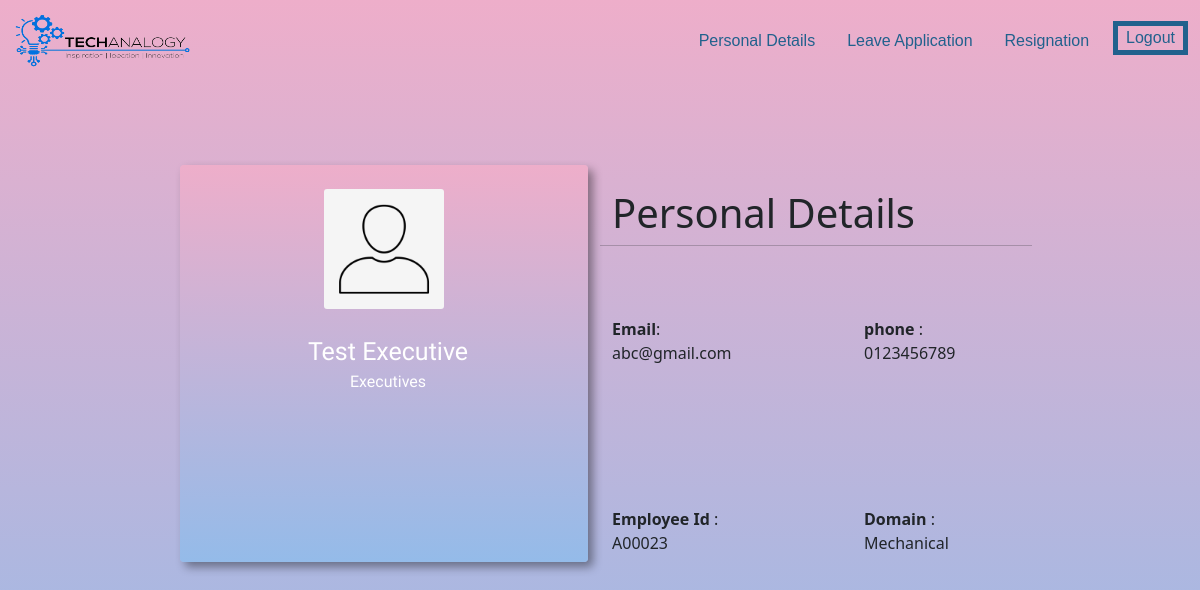
Before: /dashboard/personal (signed in) with the older database file.
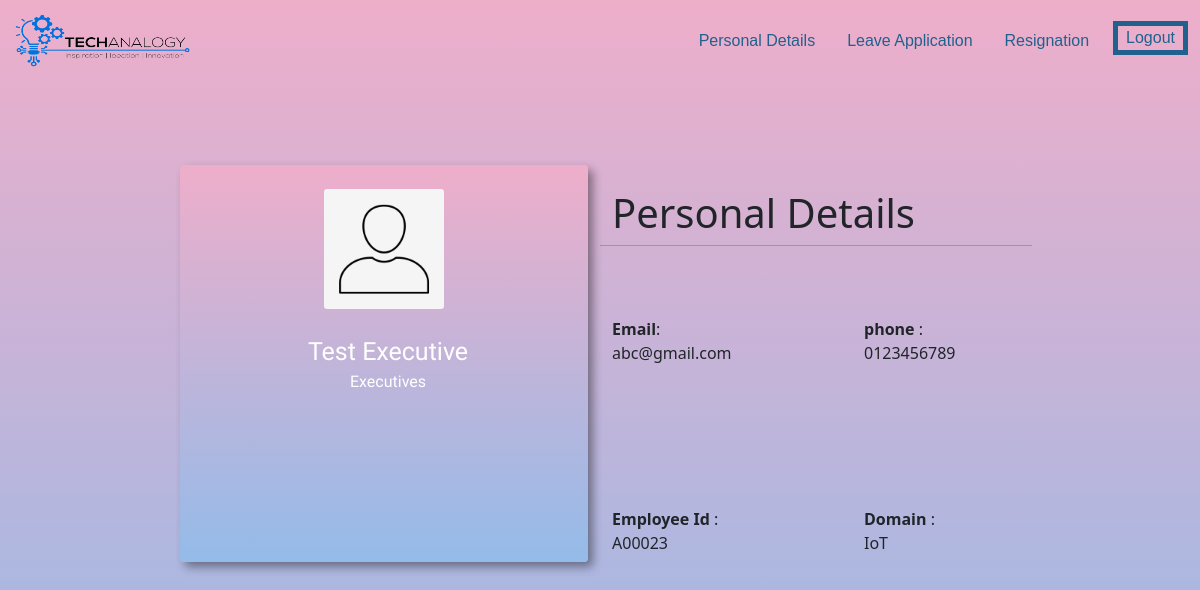
After: the same page with the newer database file.
### Employee/models.py (models this page shows, shortened)
class Employee(models.Model):
    user = models.OneToOneField(User, on_delete=models.CASCADE)
    title = models.CharField(choices=Title, max_length=3, null=False, blank=False)
    gender = models.CharField(choices=Gender, max_length=6, null=False, blank=False)
    firstname = models.CharField('Firstname', max_length=125, null=False, blank=False)
    lastname = models.CharField('Lastname', max_length=125, null=False, blank=False)
    image = models.ImageField(default='default.jpg', upload_to='profile_pics')
    department = models.ManyToManyField(Department, verbose_name='Department')
    role = models.ManyToManyField(Role, verbose_name='Role')
    phoneNumberRegex = RegexValidator(regex = r"^\+?1?\d{8,15}$")
    phoneNumber = models.CharField(validators = [phoneNumberRegex], max_length = 16, unique = True, default='0123456789')
    email = models.EmailField(max_length=124, default='abc@gmail.com')
    startdate = models.DateField('Employment Date', help_text='date of employment', blank=False, null=True)
    employeetype = models.CharField(choices=Employment_Type, max_length=15, blank=False, null=True)
    employeeid = models.CharField('Employee ID Number', max_length=10, null=True, blank=True)
    created = models.DateTimeField(verbose_name='Created', auto_now_add=True, null=True)
    updated = models.DateTimeField(verbose_name='Updated', auto_now=True, null=True)
    def get_role(self):
        r=''
        for role in self.role.all():
            r=r+role.role_name
        return r
    def get_department(self):
        r=''
        for department in self.department.all():
            r=r+department.department_name
        return r
    def get_name(self):
        first_name=self.firstname
        last_name=self.lastname
        if not first_name:
            return last_name
        elif not last_name:
            return first_name
        else:
            full_name=first_name+' '+last_name
            return full_name

class Department(models.Model):
    department_name = models.CharField(max_length=125, blank=True)
    description = models.CharField(max_length=125, null=True, blank=True)

class Role(models.Model):
    role_name = models.CharField(max_length=125, blank=True)
    description = models.CharField(max_length=125, null=True, blank=True)

### Dashboard/views.py (the view)
# urls.py: path('personal', views.Personal, name='Personal'),
@login_required
def Personal(request):
    employees = Employee.objects.all()
    context = {
        'employees': employees
    }
    return render(request, 'Dashboard/Personal.html', context)

### templates/Dashboard/Personal.html (shortened to what this page needs)
{%  extends "Dashboard/Navbar.html" %}
{% block Style %}
<link rel="stylesheet" type="text/css" href="/static/Css/personal.css">
<link rel="stylesheet" href="https://use.fontawesome.com/releases/v5.8.2/css/all.css">
{% endblock %}
{% block content %}
{% for i in employees %}
{% if i.user == user %}
<body>
<div class="personal">
	<div class="container-fluid register">
        <div class="row ">
            <div class="col-md-6">
                <div class="card " >
                    <div class="row align-items-center">
                         <div class="col-md-4 ms-7">
                             <br>
                            <img class="card-img" src="{{i.image.url}}" alt="Card image cap" >
                        </div>
                    </div>
                    <div class="row">
                         <div class="col-md ms-2">
                             <br>
                             <div class="name" style="color:white;font-size:25px;font-family: 'Mochiy Pop P One', sans-serif; text-align:center;">
                                 {{i.get_name}}
                             </div>
                             <div class="name" style="color:white;font-family: 'Mochiy Pop P One', sans-serif; text-align:center;">
                                 {{i.get_role}}
                             </div>
                             <div>                             <br><br><br><br><br><br><br>
                             </div>
                        </div>
                    </div>
                </div>
            </div>
            <div class="col-md-6">
                <br>
                <div class="left">
                <div class="row ">
                    <h1>Personal Details</h1>
                    <hr>
                    <br><br><br>
                    <div class="col-md-6 ">
                        <div class="text"><strong>Email</strong>:<br>{{i.email}}
                        </div>
                    </div>
                    <div class="col-md-6 ps-5">
                        <div class="font-weight-bold"><strong>phone </strong>:<br>
                            {{i.phoneNumber}}
                        </div>
                    </div>
                </div>
                <br><br><br><br>
                 <div class="row ">
                    <div class="col-md-6 ">
                        <br>
                        <div class="font-weight-bold"><strong>Employee Id </strong>:<br>{{i.employeeid}}
                        </div>
                    </div>
                    <div class="col-md-6 ps-5"><br>
                        <div class="font-weight-bold"><strong>Domain </strong> :<br>
                            {{i.get_department}}
                        </div>
                    </div>
                </div>
            </div>
            </div>
            </div>
        </div>
	</div>
</body>
{% endif %}
{% endfor %}
{% endblock content %}

Changed rows visible on the page:
changed Employee "Test Executive": get_department "Mechanical" → "IoT"
